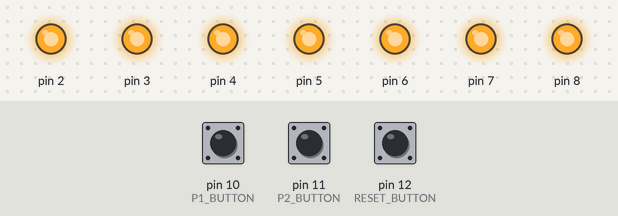
Bench run of a sketch on a simulated Arduino Uno, built with avr-gcc and run on an emulated ATmega328P. Parts: output pins drawn as LEDs (lit = HIGH). The inputs (shaded band) are chosen by the test bench; at power-on: pin 12 (RESET_BUTTON) HIGH, pin 10 (P1_BUTTON) HIGH, pin 11 (P2_BUTTON) HIGH. Random numbers use the default seed unless the sketch sets one.

Above: at 0.81 s.
0.9 s: pin 12 (RESET_BUTTON) pulled LOW for 3.2 s
5.8 s: pin 12 (RESET_BUTTON) pulled LOW for 1 s
At 6.4 s:
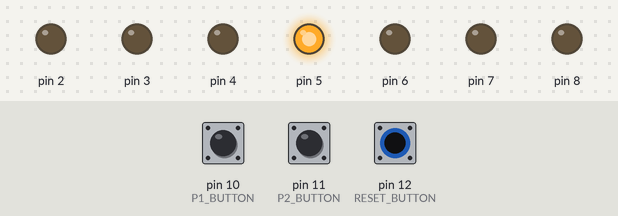
9.4 s: pin 12 (RESET_BUTTON) pulled LOW for 3.2 s
At 13.6 s:
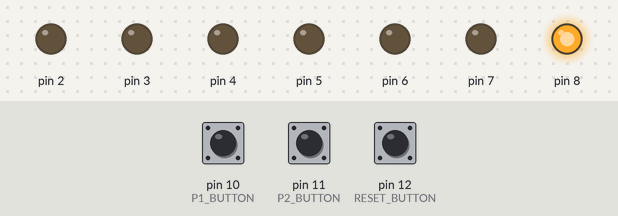
15.5 s: pin 12 (RESET_BUTTON) pulled LOW for 0.15 s
At 17.04 s:
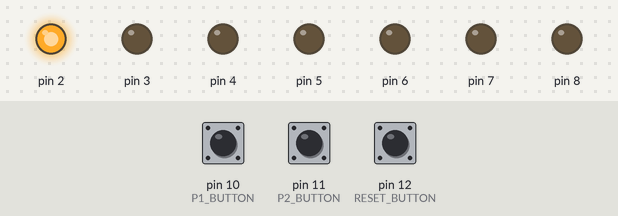
Timing chart, 0 to 19.5 s (numbered marks = the images above; inputs shaded):
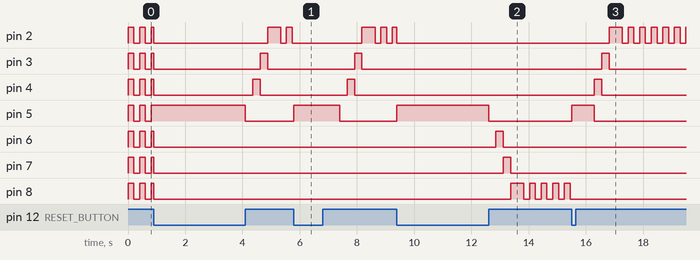

The sketch:

ArduPong.ino
```cpp
#define LEDS_START_POSITION 2
#define RESET_BUTTON 12
#define P1_BUTTON 10
#define P2_BUTTON 11

const int LEDS_COUNT = 7;
const int CENTER_LED = LEDS_COUNT / 2;
const int MIN_WAIT_VALUE = 80;
const int MAX_WAIT_VALUE = 250;
const int WAIT_STEP = (MAX_WAIT_VALUE - MIN_WAIT_VALUE) / (LEDS_COUNT - 1);

int Leds[LEDS_COUNT];
int CurrentPosition = CENTER_LED;
bool Direction = true;
int WaitValue = MAX_WAIT_VALUE;
bool P1ButtonPreviouseState = false;
bool P2ButtonPreviouseState = false;

void StartedBlink();
void HandleButtons();
bool IsButtonPressed(int pin, bool *previouseState);
void Reset();
void SetWaitValue();
void Finish(int led);

void setup()
{
  for (int i = 0; i < LEDS_COUNT; ++i)
  {
    Leds[i] = LEDS_START_POSITION + i;
    pinMode(Leds[i], OUTPUT);
  }

  pinMode(RESET_BUTTON, INPUT_PULLUP);
  pinMode(P1_BUTTON, INPUT_PULLUP);
  pinMode(P2_BUTTON, INPUT_PULLUP);

  StartedBlink();
}

void loop()
{
  digitalWrite(Leds[CurrentPosition], LOW);

  Direction ? ++CurrentPosition : --CurrentPosition;
  if (CurrentPosition < 0)
  {
    Finish(Leds[0]);
  }
  else if (CurrentPosition == LEDS_COUNT)
  {
    Finish(Leds[LEDS_COUNT - 1]);
  }
  else
  {
    digitalWrite(Leds[CurrentPosition], HIGH);
    for (int i = 0; i < WaitValue; ++i)
    {
      HandleButtons();
      delay(1);
    }
  }
}

void StartedBlink()
{
  bool value = true;
  while (true)
  {
    for (int i = 0; i < LEDS_COUNT; ++i)
    {
      digitalWrite(Leds[i], value);
    }

    for (int i = 0; i < 200; ++i)
    {
      if (!digitalRead(RESET_BUTTON))
      {
        Reset();
        return;
      }

      delay(1);
    }

    value = !value;
  }
}

void HandleButtons()
{
  if (!digitalRead(RESET_BUTTON))
  {
    Reset();
    return;
  }

  if (IsButtonPressed(P1_BUTTON, &P1ButtonPreviouseState))
  {
    Direction = true;
    WaitValue = MIN_WAIT_VALUE + CurrentPosition * WAIT_STEP;
  }

  if (IsButtonPressed(P2_BUTTON, &P2ButtonPreviouseState))
  {
    Direction = false;
    WaitValue = MIN_WAIT_VALUE + (LEDS_COUNT - CurrentPosition - 1) * WAIT_STEP;
  }
}

bool IsButtonPressed(int pin, bool *previouseState)
{
  bool result = false;

  if (!*previouseState && !digitalRead(pin))
  {
    delay(10);
    if (!digitalRead(pin))
    {
      result = true;
    }
  }

  *previouseState = !digitalRead(pin);
  return result;
}

void Reset()
{
  CurrentPosition = CENTER_LED;
  Direction = random(0, 2);
  WaitValue = MAX_WAIT_VALUE;
  P1ButtonPreviouseState = false;
  P2ButtonPreviouseState = false;

  for (int i = 0; i < LEDS_COUNT; ++i)
  {
    digitalWrite(Leds[i], LOW);
  }

  digitalWrite(Leds[CENTER_LED], HIGH);
  delay(800);
  digitalWrite(Leds[CENTER_LED], LOW);
}

void SetWaitValue()
{

}

void Finish(int led)
{
  bool value = true;
  while (true)
  {
    digitalWrite(led, value);

    for (int i = 0; i < 200; ++i)
    {
      if (!digitalRead(RESET_BUTTON))
      {
        Reset();
        return;
      }

      delay(1);
    }

    value = !value;
  }
}
```

Measured:
- after the input at 5.8 s, pin 3: LOW → HIGH after 2.1 s, → LOW 0.26 s later; pin 4: LOW → HIGH after 1.9 s, → LOW 0.26 s later; pin 5: LOW → HIGH at once, → LOW 1.6 s later
- after the input at 9.4 s, pin 5: LOW → HIGH at once, → LOW 3.2 s later; pin 6: LOW → HIGH after 3.5 s, → LOW 0.26 s later; pin 7: LOW → HIGH after 3.7 s, → LOW 0.26 s later; pin 8: LOW → HIGH after 4.0 s, then repeats every 0.40 s: LOW 0.20 s, HIGH 0.20 s
- after the input at 15.5 s, pin 2: LOW → HIGH after 1.3 s, then repeats every 0.40 s: LOW 0.20 s, HIGH 0.20 s; pin 3: LOW → HIGH after 1.1 s, → LOW 0.26 s later; pin 4: LOW → HIGH after 0.80 s, → LOW 0.26 s later; pin 5: LOW → HIGH at once, → LOW 0.80 s later
